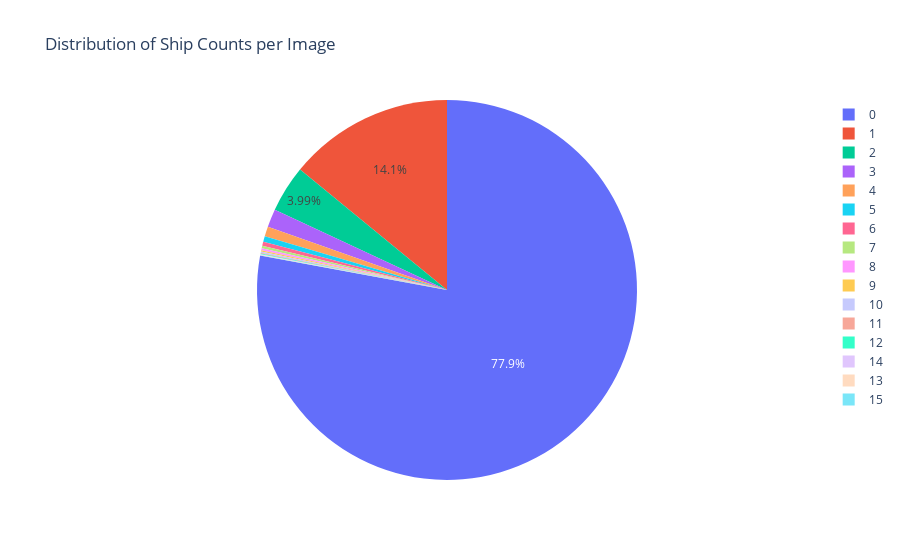

The notebook cell saved with this chart:
### Code cell
fig_pie = px.pie(
    df_shipcount,
    values='ImageCount',
    names='ShipCount',
    title="Distribution of Ship Counts per Image",
    
)
fig_pie.update_traces(textposition='inside')
fig_pie.update_layout(uniformtext_minsize=12, uniformtext_mode='hide')
fig_pie

### Figure 1 — Plotly figure (JSON) as saved in the notebook; plotly's stock layout.template omitted (floating-point values rounded to 4 significant figures)
{"data": [{"domain": {"x": [0, 1], "y": [0, 1]}, "hovertemplate": "ShipCount=%{label}<br>ImageCount=%{value}<extra></extra>", "labels": [0, 1, 2, 3, 4, 5, 6, 7, 8, 9, 10, 11, 12, 14, 13, 15], "legendgroup": "", "name": "", "showlegend": true, "textposition": "inside", "type": "pie", "values": [150000, 27104, 7674, 2954, 1622, 925, 657, 406, 318, 243, 168, 144, 124, 76, 75, 66]}], "layout": {"legend": {"tracegroupgap": 0}, "title": {"text": "Distribution of Ship Counts per Image"}, "uniformtext": {"minsize": 12, "mode": "hide"}}}
